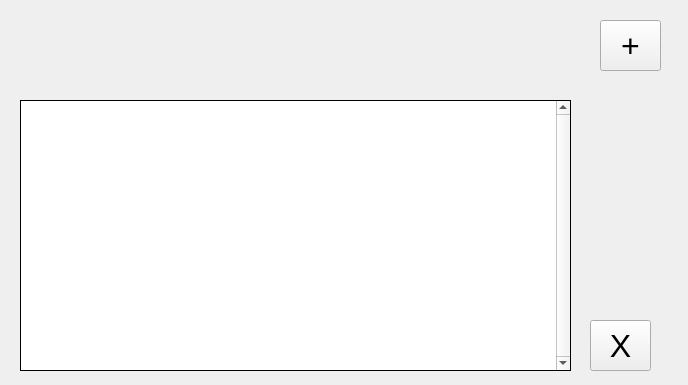
<?xml version="1.0" encoding="UTF-8"?>
<ui version="4.0">
 <class>ListUI</class>
 <widget class="QWidget" name="ListUI">
  <property name="geometry">
   <rect>
    <x>0</x>
    <y>0</y>
    <width>688</width>
    <height>385</height>
   </rect>
  </property>
  <property name="windowTitle">
   <string>Form</string>
  </property>
  <widget class="QPushButton" name="addButton">
   <property name="geometry">
    <rect>
     <x>600</x>
     <y>20</y>
     <width>61</width>
     <height>51</height>
    </rect>
   </property>
   <property name="font">
    <font>
     <pointsize>24</pointsize>
    </font>
   </property>
   <property name="text">
    <string>+</string>
   </property>
  </widget>
  <widget class="QTableView" name="contactTable">
   <property name="geometry">
    <rect>
     <x>20</x>
     <y>100</y>
     <width>551</width>
     <height>271</height>
    </rect>
   </property>
   <property name="font">
    <font>
     <pointsize>24</pointsize>
    </font>
   </property>
   <property name="frameShape">
    <enum>QFrame::Panel</enum>
   </property>
   <property name="frameShadow">
    <enum>QFrame::Plain</enum>
   </property>
   <property name="verticalScrollBarPolicy">
    <enum>Qt::ScrollBarAlwaysOn</enum>
   </property>
   <property name="horizontalScrollBarPolicy">
    <enum>Qt::ScrollBarAlwaysOff</enum>
   </property>
   <property name="editTriggers">
    <set>QAbstractItemView::NoEditTriggers</set>
   </property>
   <property name="showDropIndicator" stdset="0">
    <bool>false</bool>
   </property>
   <property name="dragDropOverwriteMode">
    <bool>false</bool>
   </property>
   <property name="selectionMode">
    <enum>QAbstractItemView::SingleSelection</enum>
   </property>
   <attribute name="horizontalHeaderVisible">
    <bool>false</bool>
   </attribute>
   <attribute name="verticalHeaderVisible">
    <bool>false</bool>
   </attribute>
   <attribute name="verticalHeaderVisible">
    <bool>false</bool>
   </attribute>
   <attribute name="horizontalHeaderVisible">
    <bool>false</bool>
   </attribute>
  </widget>
  <widget class="QPushButton" name="exitButton">
   <property name="geometry">
    <rect>
     <x>590</x>
     <y>320</y>
     <width>61</width>
     <height>51</height>
    </rect>
   </property>
   <property name="font">
    <font>
     <pointsize>24</pointsize>
    </font>
   </property>
   <property name="text">
    <string>X</string>
   </property>
  </widget>
 </widget>
 <resources/>
 <connections/>
</ui>
